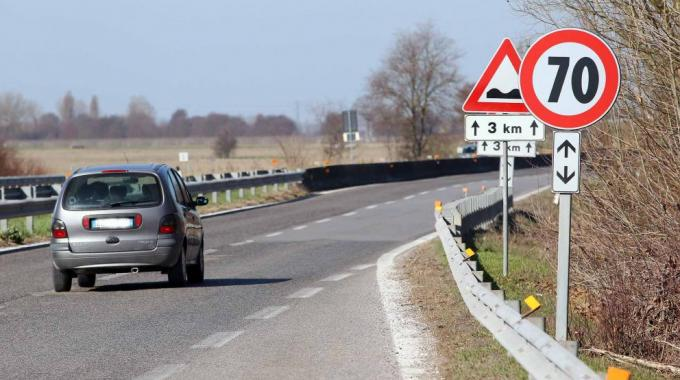
%> input picture 70-2.jpg, 680 x 380 px
$ octave TrafficSignRecognition.m   (GNU Octave 9; MATLAB toolbox functions it lacks are replaced by stand-ins)
%> lines starting %> are read from the running program, lines starting %| are printed output that depends on the picture; in (x1, y1, x2, y2) boxes, pixels count from 0 and x2, y2 are one past the last pixel; in counts of white or black regions, pixels touching at a corner belong together; the program's own positions count from 1
clc;    % Clear the command window.
close all;  % Close all figures (except those of imtool.)
imtool close all;  % Close all imtool figures.
clear;  % Erase all existing variables.


% Converts rgb image to a grey scaled image.

% positive match 30-3, 70-2

%
RGB = imread('70-2.jpg');
%> RGB is the input picture: size 380x680x3 uint8; mean R, G, B 149, 143.9, 144.6
imshow(RGB);
I = rgb2gray(RGB);
figure
imshow(I);

%EDGE DETECTOR
%BW = edge(I,'prewitt');
%figure
%imshow(BW);

BW = edge(I,'Canny');
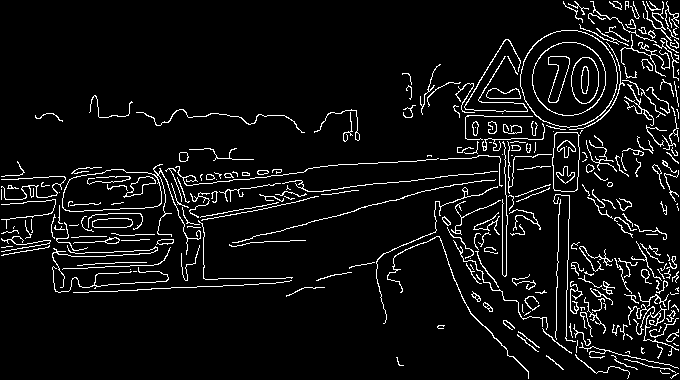
%> BW: size 380x680 logical; 6.4% white in thin lines or dots
%figure
imshow(BW);

%HOUGH TRANSFORM FOR CIRCLES EXTRACTION

% TROVO TUTTI I CERCHI CON RAGGIO TRA C E B PIXEL

C= 10;
B= 300;
[centers, radii, metric] = imfindcircles(I,[C B]);
%> centers = [569.6 79.48; 504 133.9; 132 222.8]; radii = [38.59; 29.27; 35.29]; metric = [0.89; 0.185; 0.0983]
% ottengo il primo  cerchio con le caratteristiche definite
centersStrong2 = centers(1:1,:);
%> centersStrong2 = [569.6 79.48]
radiiStrong2 = radii(1:1);
%> radiiStrong2 = 38.59
metricStrong2 = metric(1:1);
%> metricStrong2 = 0.89

%disegno i 2 risultati
figure
viscircles(centersStrong2, radiiStrong2,'EdgeColor','b');

%% Estrazione dell immagine contenete il segnale


[nrows, ncols, dim] = size(RGB);
%> nrows = 380; ncols = 680; dim = 3


% iterate over each pixel and determine if it is outside the circle or not
for x=1:ncols
    for y=1:nrows
       % includo il cerchio rosso attorno il segnale
         if (x-centersStrong2(1,1))^2 + (y-centersStrong2(1,2))^2 > 1.5*radiiStrong2^2
        % escludo il cerchio rosso attorno il segnale
       % if (x-centersStrong2(1,1))^2 + (y-centersStrong2(1,2))^2 > radiiStrong2^2

            % pixel is outside of the circle, so colour it white
           RGB(y,x,:) = [255 255 255];
        end
    end
end
% display the image
image(RGB);

axis equal

%%ritaglio il quadrato con il segnale
%imageCrop= imcrop(RGB,[centersStrong2(1,1)-radiiStrong2 + 1.5*radiiStrong2,centersStrong2(1,2)-radiiStrong2 + 1.5*radiiStrong2,centersStrong2(1,1)+radiiStrong2 + 1.5*radiiStrong2,centersStrong2(1,2)+radiiStrong2 + 1.5*radiiStrong2 ]);
%imageCrop= imcrop(RGB, [centersStrong2(1,1)-2.5*radiiStrong2  ,centersStrong2(1,2)-2.5*radiiStrong2, centersStrong2(1,1)+2.5*radiiStrong2 , centersStrong2(1,2)+2.5*radiiStrong2]);


% includo il cerchio rosso attorno il segnale
D= 1.1;
imageCrop = imcrop(RGB, [centersStrong2(1,1)-D*radiiStrong2  ,centersStrong2(1,2)-D*radiiStrong2, centersStrong2(1,1)+D*radiiStrong2 , centersStrong2(1,2)+D*radiiStrong2]);

 % escludo il cerchio rosso attorno il segnale
%imageCrop = imcrop(RGB, [centersStrong2(1,1)-radiiStrong2  ,centersStrong2(1,2)-radiiStrong2, centersStrong2(1,1)+radiiStrong2 , centersStrong2(1,2)+radiiStrong2]);


%figure
%image(imageCrop);
%axis equal

%J = histeq(imageCrop,1);
%imshowpair(imageCrop,J,'montage')
%axis off

%MASCHERA BINARIA ripulisco il cartello da eventuali ombre

[nrows, ncols, dim] = size(imageCrop);
%> nrows = 123; ncols = 154
for x=1:ncols
    for y=1:nrows

        if imageCrop(y,x,:)<= 225
            imageCrop(y,x,:) = [0 0 0];
        else
          imageCrop(y,x,:) = [255 255 255];
        end
    end
end
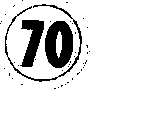
%> imageCrop: size 123x154x3 uint8; 89.1% white; 43 black regions (40 under 20 px), largest, box (x1, y1, x2, y2) and area: (45, 21, 73, 68) 947, (20, 20, 44, 67) 608, (5, 4, 82, 82) 443
I = rgb2gray(imageCrop);
%level = graythresh(I);
%BW= im2bw(I, level);
%imshow (BW);


searchImg = I;
%% Correlazione con immagini nel database

%%c1= normxcorr2(searchImg, searchImg);
%%max(c1(:))

test10 = imread('1.jpg');
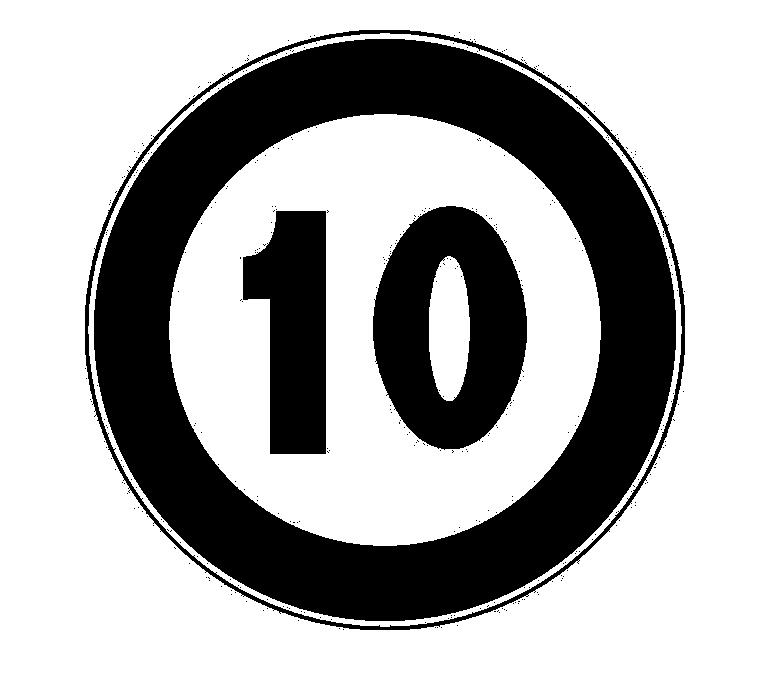
%> input picture 1.jpg, 772 x 695 px
%> test10 is the input picture: size 695x772x3 uint8; min 0, max 255, mean 175.7
test20 = imread('2.jpg');
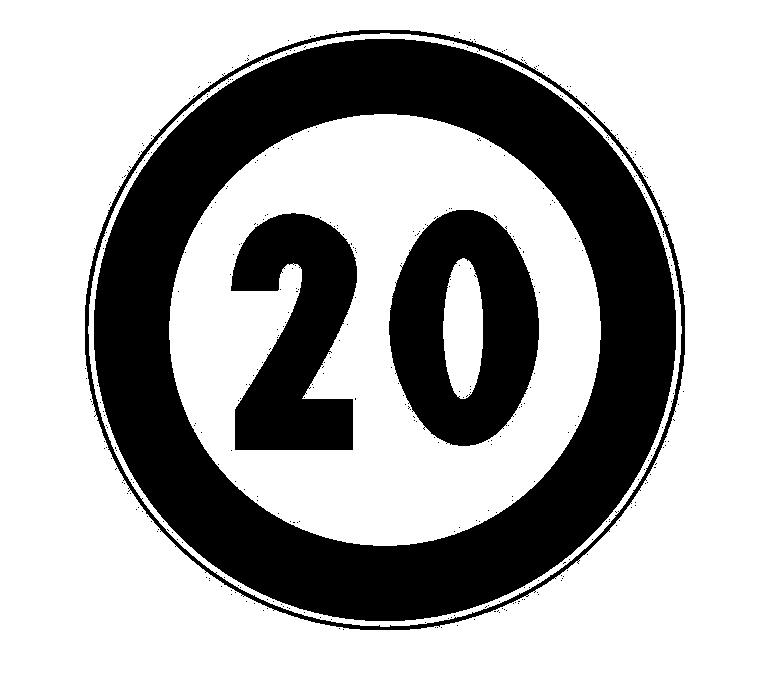
%> input picture 2.jpg, 772 x 695 px
%> test20 is the input picture: size 695x772x3 uint8; min 0, max 255, mean 174.1
test30 = imread('3.jpg');
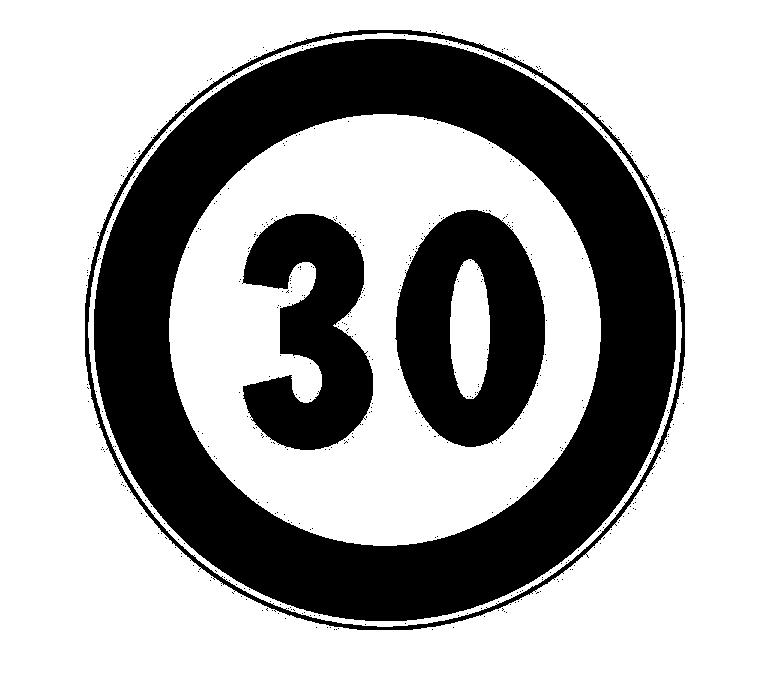
%> input picture 3.jpg, 772 x 695 px
%> test30 is the input picture: size 695x772x3 uint8; min 0, max 255, mean 174
test40 = imread('4.jpg');
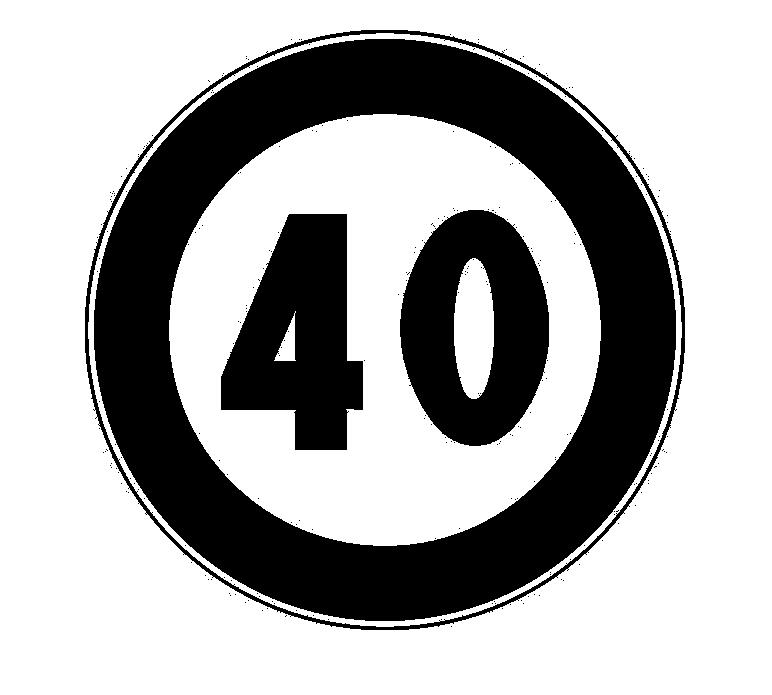
%> input picture 4.jpg, 772 x 695 px
%> test40 is the input picture: size 695x772x3 uint8; min 0, max 255, mean 173.5
test50 = imread('5.jpg');
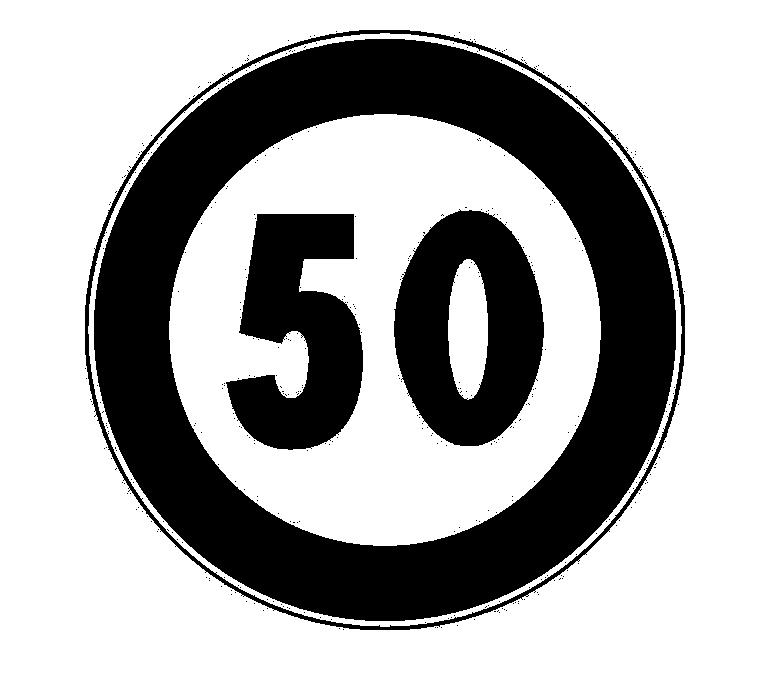
%> input picture 5.jpg, 772 x 695 px
%> test50 is the input picture: size 695x772x3 uint8; min 0, max 255, mean 173.6
%> (the run ends here)
